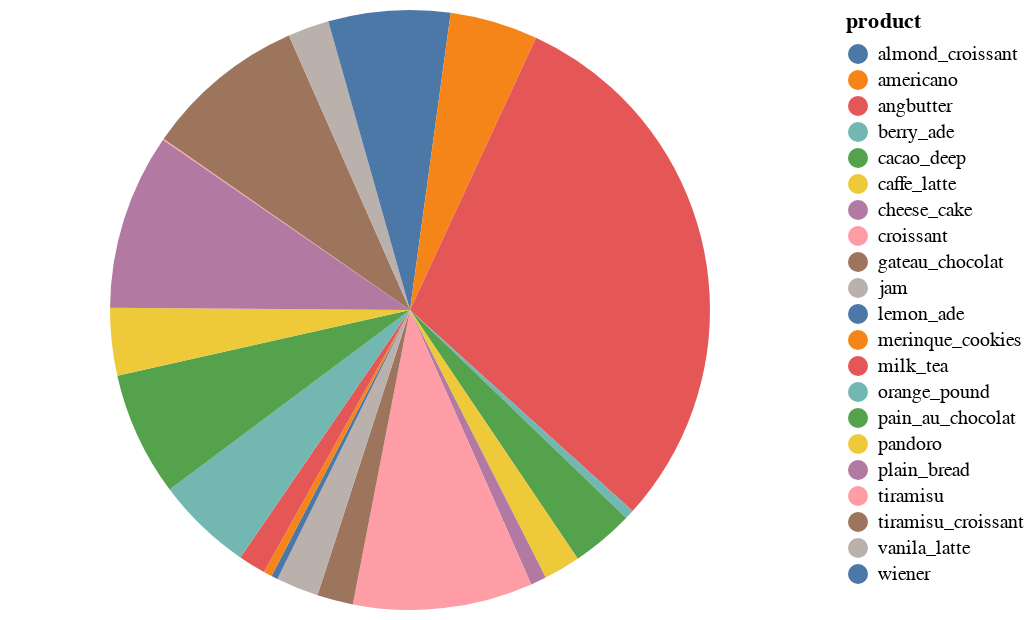

The notebook cell saved with this chart:
### Code cell
# Group by product and sum the quantity sold
product_counts = merged_data.groupby('product')['quantity'].sum()

# Create the pie chart using Altair
import altair as alt

chart = alt.Chart(product_counts.reset_index()).mark_arc().encode(
    theta='quantity',
    color='product'
)

chart

### Figure 1 — Vega-Lite specification as saved in the notebook (floating-point values rounded to 4 significant figures)
{"config": {"view": {"continuousWidth": 400, "continuousHeight": 300}}, "data": {"name": "data-24c55c6464ccf05f45f8acbc439b8fb1"}, "mark": "arc", "encoding": {"color": {"field": "product", "type": "nominal"}, "theta": {"field": "quantity", "type": "quantitative"}}, "$schema": "https://vega.github.io/schema/vega-lite/v4.17.0.json", "datasets": {"data-24c55c6464ccf05f45f8acbc439b8fb1": [{"product": "almond_croissant", "quantity": 235.0}, {"product": "americano", "quantity": 513.0}, {"product": "angbutter", "quantity": 3229.0}, {"product": "berry_ade", "quantity": 55.0}, {"product": "cacao_deep", "quantity": 364.0}, {"product": "caffe_latte", "quantity": 214.0}, {"product": "cheese_cake", "quantity": 92.0}, {"product": "croissant", "quantity": 1049.0}, {"product": "gateau_chocolat", "quantity": 210.0}, {"product": "jam", "quantity": 249.0}, {"product": "lemon_ade", "quantity": 38.0}, {"product": "merinque_cookies", "quantity": 49.0}, {"product": "milk_tea", "quantity": 160.0}, {"product": "orange_pound", "quantity": 566.0}, {"product": "pain_au_chocolat", "quantity": 726.0}, {"product": "pandoro", "quantity": 394.0}, {"product": "plain_bread", "quantity": 1028.0}, {"product": "tiramisu", "quantity": 7.0}, {"product": "tiramisu_croissant", "quantity": 945.0}, {"product": "vanila_latte", "quantity": 241.0}, {"product": "wiener", "quantity": 476.0}]}}
